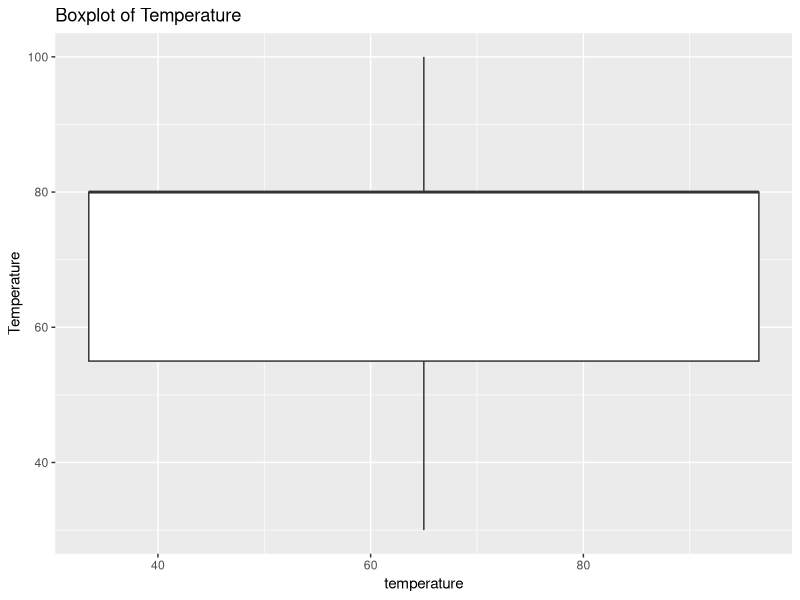

Here is the R script that generated this plot:
library(ggplot2) 
D
data <- read.csv("./cleaned_data.csv")
str(data)

# EDA on destination
destination_data_frame <- as.data.frame(table(data$destination, useNA = "ifany"))
destination_data_frame

# EDA on passenger
passenger_data_frame <- as.data.frame(table(data$passanger, useNA = "ifany"))
passenger_data_frame

# EDA on weather
weather_data_frame <- as.data.frame(table(data$weather, useNA = "ifany"))
weather_data_frame

#EDA on temperature
ggplot(data, aes(x = temperature, y = temperature)) +
  geom_boxplot() +
  labs(title = "Boxplot of Temperature", y = "Temperature") 

# EDA on time
time_data_frame <- as.data.frame(table(data$time, useNA = "ifany"))
time_data_frame

# EDA on coupon
coupon_data_frame <- as.data.frame(table(data$coupon, useNA = "ifany"))
coupon_data_frame

# EDA on expiration
expiration_data_frame <- as.data.frame(table(data$expiration, useNA = "ifany"))
expiration_data_frame

# EDA on gender
gender_data_frame <- as.data.frame(table(data$gender, useNA = "ifany"))
gender_data_frame

# EDA on maritalStatus
maritalStatus_data_frame <- as.data.frame(table(data$maritalStatus, useNA = "ifany"))
maritalStatus_data_frame

# EDA on has_children
has_children_data_frame <- as.data.frame(table(data$has_children, useNA = "ifany"))
has_children_data_frame

# EDA on education
education_data_frame <- as.data.frame(table(data$education, useNA = "ifany"))
education_data_frame

# EDA on occupation
occupation_data_frame <- as.data.frame(table(data$occupation, useNA = "ifany")) 
occupation_data_frame

# EDA on income
income_data_frame <- as.data.frame(table(data$income, useNA = "ifany")) 
income_data_frame

# EDA on car
car_data_frame <- as.data.frame(table(data$car, useNA = "ifany")) 
car_data_frame

# EDA on Bar
bar_data_frame <- as.data.frame(table(data$Bar, useNA = "ifany")) 
bar_data_frame

# EDA on CoffeeHouse
coffee_house_data_frame <- as.data.frame(table(data$CoffeeHouse, useNA = "ifany")) 
coffee_house_data_frame

# EDA on CarryAway
carry_away_data_frame <- as.data.frame(table(data$CarryAway, useNA = "ifany")) 
carry_away_data_frame

# EDA on RestaurantLessThan20
restaurant_less_than_20_data_frame <- as.data.frame(table(data$RestaurantLessThan20, useNA = "ifany")) 
restaurant_less_than_20_data_frame

# EDA on Restaurant20To50
restaurant_20_to_50_data_frame <- as.data.frame(table(data$Restaurant20To50, useNA = "ifany")) 
restaurant_20_to_50_data_frame

# EDA on toCoupon_GEQ5min
to_coupon_geq_5_min_data_frame <- as.data.frame(table(data$toCoupon_GEQ5min, useNA = "ifany")) 
to_coupon_geq_5_min_data_frame

# EDA on toCoupon_GEQ1D15min
to_coupon_geq_15_min_data_frame <- as.data.frame(table(data$toCoupon_GEQ15min, useNA = "ifany")) 
to_coupon_geq_15_min_data_frame

# EDA on toCoupon_GEQ1D25min
to_coupon_geq_25_min_data_frame <- as.data.frame(table(data$toCoupon_GEQ25min, useNA = "ifany")) 
to_coupon_geq_25_min_data_frame

# EDA on direction_same
direction_same_data_frame <- as.data.frame(table(data$direction_same, useNA = "ifany")) 
direction_same_data_frame

# EDA on direction_opp
direction_opp_data_frame <- as.data.frame(table(data$direction_opp, useNA = "ifany")) 
direction_opp_data_frame

# EDA on Y(dependent variable)
y_data_frame <- as.data.frame(table(data$Y, useNA = "ifany")) 
y_data_frame
